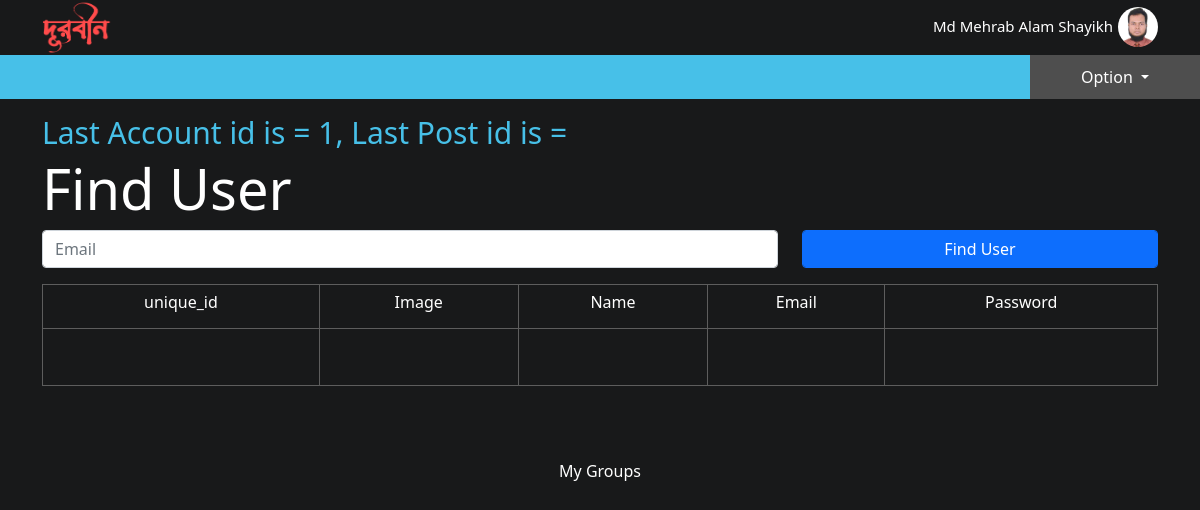
/Durbeen_2/m/b.php (signed in), run on the app's committed database.
### tables this page shows
CREATE TABLE `registration` (
  `unique_id` bigint(255) NOT NULL,
  `name` varchar(1000) NOT NULL,
  `email` varchar(1000) NOT NULL,
  `password` varchar(1000) NOT NULL,
  `pro_pic` varchar(1000) NOT NULL,
  `cov_pic` varchar(1000) NOT NULL,
  `active` tinyint(255) NOT NULL DEFAULT 0,
  `visit` bigint(255) DEFAULT 0,
  `locking` tinyint(1) NOT NULL DEFAULT 0
);

### Durbeen_2/m/b.php (the view, shortened to what this page needs)
<?php
include './header.php';
if ($_SESSION['unique_id_me'] != 1) {
    echo "<script>window.location = './lost.php'</script>";
} else {
    $SQL1 = "SELECT * FROM `registration` ORDER BY `unique_id` DESC LIMIT 1";
    $run1 = mysqli_query($connection, $SQL1);
    $accounts = mysqli_fetch_assoc($run1);
    $SQL2 = "SELECT * FROM `post` ORDER BY `id` DESC LIMIT 1";
    $run2 = mysqli_query($connection, $SQL2);
    $posts = mysqli_fetch_assoc($run2);
}
?>
<div class="container" style="margin-top: 90px; margin-bottom: 90px">
    <div class="row">
        <div class="col-md-12">
            <div style="height: 20px"></div>
            <p style="font-size: 30px" class="text-blue d-inline">Last Account id is = <?php echo $accounts['unique_id'] ?>, </p>
            <p style="font-size: 30px" class="text-blue d-inline">Last Post id is = <?php echo $posts['id'] ?></p>
        </div>
        <div class="col-lg-12">
            <h1 class="display-4">Find User</h1>
            <div class="row">
                <div class="col-md-8 mb-3">
                    <input id="emailID" name="email" type="text" class="form-control" placeholder="Email">
                </div>
                <div class="col-md-4 mb-3">
                    <button onclick="showinfo()" type="button" class="btn btn-primary float-end form-control">
                        Find User
                    </button>
                </div>
            </div>
        </div>
    </div>
    <div class="row">
        <div class="col-lg-12">
            <table class="table table-bordered" style="border-color: #5d5d5d">
                <tr class="text-center">
                    <th>
                        <h6>unique_id</h6>
                    </th>
                    <th>
                        <h6>Image</h6>
                    </th>
                    <th>
                        <h6>Name</h6>
                    </th>
                    <th>
                        <h6>Email</h6>
                    </th>
                    <th>
                        <h6>Password</h6>
                    </th>
                </tr>
                <tr class="text-center">
                    <td>
                    </td>
                    <td>
                    </td>
                    <td>
                    </td>
                    <td>
                    </td>
                    <td>
                    </td>
                </tr>
            </table>
        </div>
    </div>
    <div class="container" style="margin-top: 60px;">
        <h6 class="text-center">My Groups</h6>
    </div>
</div>
<?php
include './footer.php'
?>

### Durbeen_2/m/header.php (shortened to what this page needs)
<?php
include '../connection.php';
$unique_id_me = $_SESSION['unique_id_me'];
$SQLMe = "SELECT * FROM `registration` WHERE `unique_id`='$unique_id_me'";
$runMe = mysqli_query($connection, $SQLMe);
$dataMe = mysqli_fetch_assoc($runMe);
?>
<!DOCTYPE html>
<html lang="en">
<head>
    <link rel="stylesheet" href="../css/bootstrap.min.css">
    <link rel="stylesheet" href="../css/toastr.min.css">
    <link rel="stylesheet" href="../css/android.css">
</head>
<body style="background-color: #18191A;">
<div class="header-position">
    <div class="bg-durbeen">
        <ul id="menuBar" style="z-index: 50">
            <li class="nav-item dropdown">
                <a class="nav-link dropdown-toggle" href="" id="navbarDropdown" role="button" data-bs-toggle="dropdown"
                   aria-expanded="false">
                    Option
                </a>
            </li>
        </ul>
        <div class="container">
            <div class="row">
                <div class="col-lg-12">
                    <a href="./homepage.php?type">
                        <img style="margin-top: px" title="News Feed" width="70px" height="55px" src="../img/brand_logo.png" alt="Logo">
                    </a>
                    <a class="text-decoration-none float-end" style="margin-top: 7px" href="./timeline.php?type=timeline">
                        <div class="t-hover <?php $_GET['type'] == 'timeline' ? printf('t-active') : "" ?>">
                            <img class="float-end" style="border-radius: 50%" width="40px" height="40px"
                                 src="../pro_pic/<?php echo $dataMe['pro_pic'] ?>" id="timeline_pro_pic">
                            <p class="float-start" style="margin-top: 8px;margin-left: 15px;padding-right: 5px;font-size: 15px;font-weight: 500" id="timeline_name">
                                <?php echo $dataMe['name'] ?>
                            </p>
                        </div>
                    </a>
                </div>
            </div>
        </div>
    </div>
    <div style="height: 44px" class="bg-durbeen-special"></div>
</div>

### Durbeen_2/css/android.css (style rules this page uses)
* { margin: 0; padding: 0; }
ol, ul { padding-left: 10px; }
p { margin-bottom: 0rem; }
a { text-decoration: none; }
p, h1, h2, h3, h4, h5, h6, a, th, td, label { color: #ffffff; }
.bg-durbeen { background-color: #18191A; }
.header-position { position: fixed; top: 0; right: 0; left: 0; z-index: 10 }
.bg-durbeen-special { background-color: #47c0e8; }
.text-blue { color: #47c0e8; }
.t-hover { max-width: 330px; height: 40px; border-radius: 25px; transition: 0.7s; }
#menuBar { list-style-type: none; position: absolute; right: 0px; top: 55px }
#menuBar li { float: right; border-right: 2px solid #605b5b; border-left: 2px solid #2b2a2a; position: relative; width: 170px; }
#menuBar li:last-child { border-right: none; }
#menuBar li:first-child { border-left: none; }
#menuBar li a { color: #fff; text-decoration: none; background-color: #4e4e4e; padding: 10px 0; transition: 0.6s; display: block; text-align: center; }

### data on the page
registration: pro_pic (picture), name "Md Mehrab Alam Shayikh", unique_id "1"
